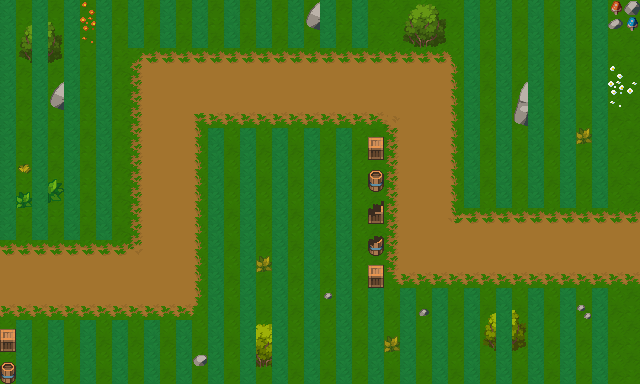

The image is a tile-based game level rendered from a .tmx file. Its description and source (layers, tilesets, objects; grid data summarised) follow:
An orthogonal 40x24 tile map with 16x16 px tiles, 3 tile layers (Base, Adornos, LugarDeConstruccion), 2 tilesets and 1 object.

<map version="1.9" tiledversion="1.9.2" orientation="orthogonal" renderorder="right-down" width="40" height="24" tilewidth="16" tileheight="16" infinite="0" nextlayerid="5" nextobjectid="4">
 <editorsettings>
  <export target="mapa1." format="js" />
 </editorsettings>
 <tileset firstgid="1" source="../tilesets/bosque.tsx" />
 <tileset firstgid="626" source="../tilesets/bosque_cosas.tsx" />
 <layer id="1" name="Base" width="40" height="24" locked="1">
  <data>[960 cells, 960 non-empty, 4 distinct tile ids]</data>
 </layer>
 <layer id="2" name="Adornos" width="40" height="24" locked="1">
  <data>[960 cells, 419 non-empty, 82 distinct tile ids]</data>
 </layer>
 <objectgroup id="3" name="Camino">
  <object id="3" x="2" y="2">
   <polyline points="0,0 -59.3333,280 166,279.333 165.333,86.6667 422,87.3333 422,248 694,248" />
  </object>
 </objectgroup>
 <layer id="4" name="LugarDeConstruccion" width="40" height="24">
  <data>[960 cells, 301 non-empty, 1 distinct tile ids]</data>
 </layer>
</map>
